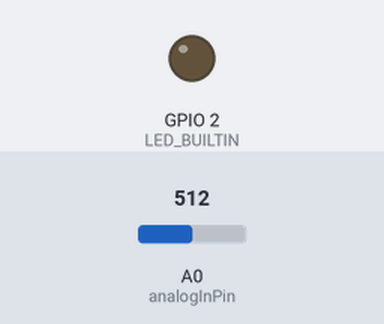
Recording of a sketch running on a simulated ESP8266 (NodeMCU). Parts: output pins drawn as LEDs (lit = HIGH, except the on-board LED, lit = LOW). The inputs (shaded band) are chosen by the test bench; at power-on: A0 (analogInPin) = 512. WiFi joins after 1.5 s; servers stay silent unless stated; uploads are accepted with an empty reply; what the sketch prints to the serial monitor is not drawn.

Above: at 6.5 s.
At 12.1 s:
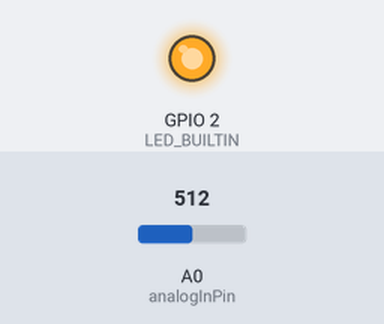
Timing chart, 0 to 16.2 s (numbered marks = the images above):
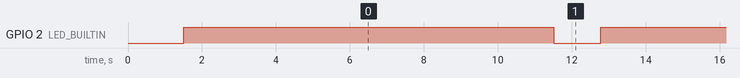

The sketch:

wifi.ino
```cpp
#include <ESP8266WiFi.h>

// Networking details
const char* wifi_ssid = "your-ssid";
const char* wifi_password = "your-password";
const char* host = "influxdb-hostname";
const int port = 8086;
const char* influx_database = "telegraf";
const char* influx_username = "telegraf";
const char* influx_password = "password";
const char* influx_measurement = "temperature,host=esp-01,location=outdoors";
const char* influx_field = "value";

// Voltage divider details
const float R1 = 4.7;  // Fixed resistor next to thermistor. 0 if not required.
const float R2 = 2;  // Fixed resistor on other side of divider
const float Vcc = 3.3;  // Input voltage

// Get three measurements like below, then use
// http://www.thinksrs.com/downloads/programs/Therm%20Calc/NTCCalibrator/NTCcalculator.htm
//  23.7C = 4.45kohm
//   5.5C = 9.42kohm
// -17.9C = 34.26kohm
const float BETA = 3650;
const float NOM_RESIST = 3999;
const float NOM_TEMP = 25;

// Pin to measure from
const int analogInPin = A0;

void setup() {
  // Set up status LED
  pinMode(LED_BUILTIN, OUTPUT);

  // Open serial port
  Serial.begin(115200);
  delay(10);

  // Connect to WiFi
  Serial.println();
  Serial.print("Connecting to ");
  Serial.print(wifi_ssid);
  WiFi.begin(wifi_ssid, wifi_password);
  while (WiFi.status() != WL_CONNECTED) {
    delay(500);
    Serial.print(".");
  }
  Serial.println(" connected");
  Serial.print("IP address: ");
  Serial.println(WiFi.localIP());
}

// Converts resistance (in ohms) to temperature (in deg C)
float resistanceToCelsius(float resistance) {
  // Simplified Steinhart-Hart
  float temp = log(resistance / NOM_RESIST) / BETA;
  temp += 1.0 / (NOM_TEMP + 273.15);
  temp = 1 / temp;
  temp -= 273.15; // convert to C
  return temp;
}

void loop() {
  digitalWrite(LED_BUILTIN, HIGH);
  delay(10000);
  digitalWrite(LED_BUILTIN, LOW);

  // Read the thermistor's voltage and thus get its resistance and temperature
  float voltage = analogRead(analogInPin);
  voltage = voltage / 1024;
  float totalResistance = ((Vcc * R2) / voltage) - R2;
  float resistance = (totalResistance - R1) * 1000;
  float temp = resistanceToCelsius(resistance);

  // Print status to serial console
  Serial.print("Sensor voltage: ");
  Serial.println(voltage);
  Serial.print("Resistance: ");
  Serial.println(resistance);
  Serial.print("Temp: ");
  Serial.println(temp);

  // Send data to InfluxDB
  Serial.print("Connecting to ");
  Serial.print(host);
  Serial.print(":");
  Serial.println(port);

  // Make a new client to connect to the server with
  WiFiClient client;
  if (!client.connect(host, port)) {
    Serial.println("connection failed");
    return;
  }

  // Build the request URI with the database, username and password
  String url = "/write?db=";
  url += influx_database;
  url += "&u=";
  url += influx_username;
  url += "&p=";
  url += influx_password;
  Serial.print("Requesting URL: ");
  Serial.println(url);

  // Make the POST body containing the data
  String body = String(influx_measurement) + " " + influx_field + "=" + temp;
  Serial.print("Body: ");
  Serial.println(body);

  // Build the full POST request
  client.println(String("POST ") + url + " HTTP/1.1");
  client.println(String("Host: ") + host);
  client.println("Connection: close");
  client.print("Content-Length: ");
  client.println(body.length());
  client.println();
  client.println(body);

  // Wait for the response
  unsigned long timeout = millis();
  while (client.available() == 0) {
    if (millis() - timeout > 5000) {
      Serial.println("Client timed out!");
      client.stop();
      return;
    }
  }

  // Read the reply and print it out
  Serial.println("Got response:");
  while (client.available()){
    String line = client.readStringUntil('\r');
    Serial.print(line);
  }
  Serial.println();
}
```

Measured:
- by itself, GPIO 2 (LED_BUILTIN): alternates HIGH for 10.0 s and LOW for 1.3 s
